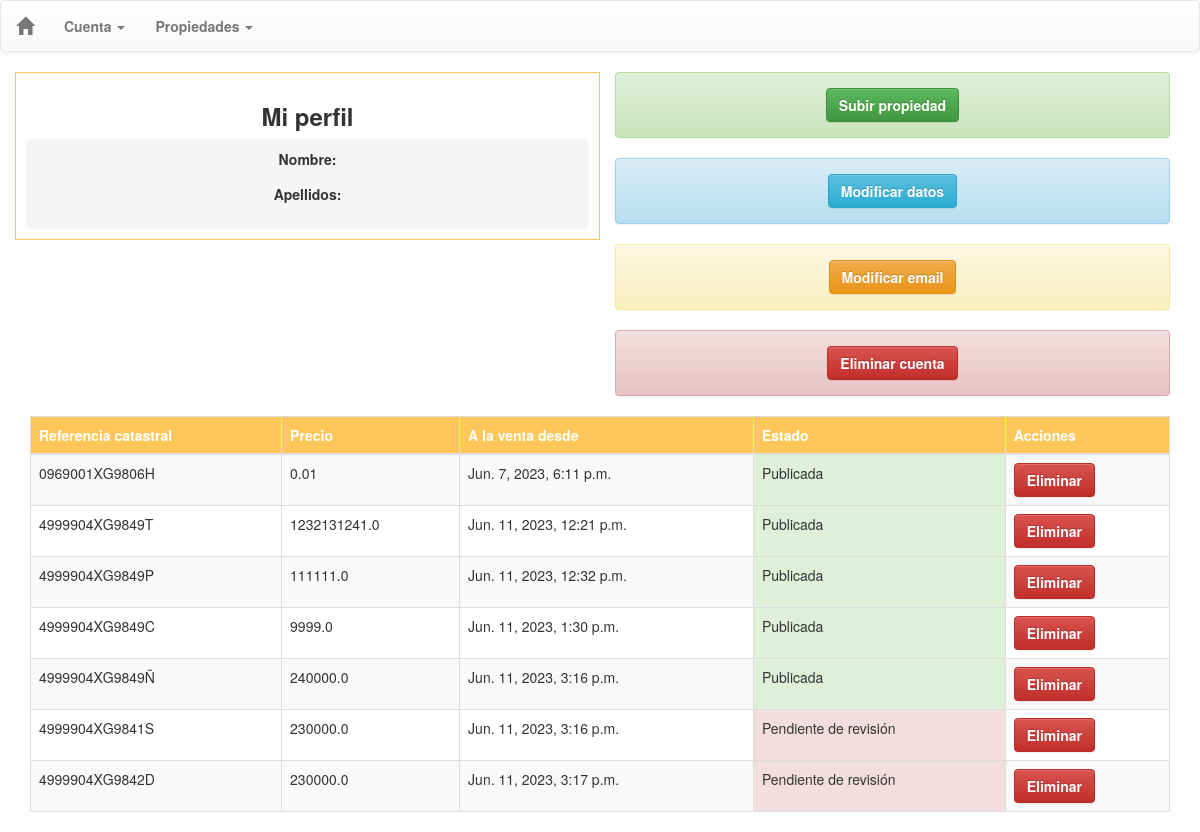
The page /user/profile/ (signed in) on the database as committed earlier.
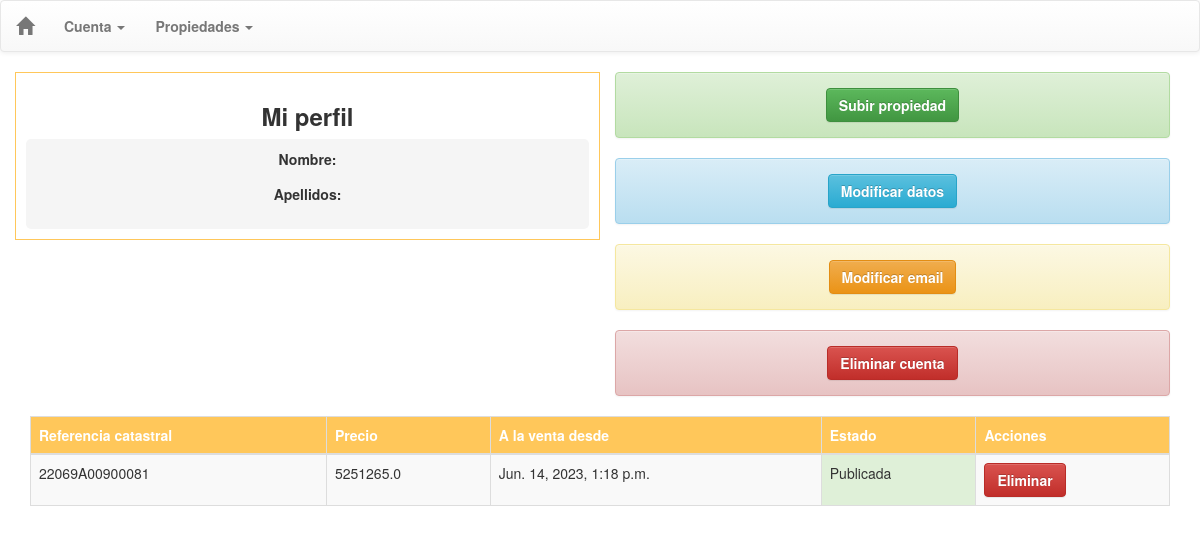
The same page on the database as committed later.
### App/models.py (models this page shows, shortened)
class Property(models.Model):
    catastral_reference = models.CharField(max_length=14, unique = True)
    latitude = models.CharField(max_length=20, default="-")
    longitude = models.CharField(max_length=20, default="-")
    provincie = models.CharField(max_length=30, default="Sin registrar")
    municipality = models.CharField(max_length=40, default="Sin declarar")
    address = models.CharField(max_length=200, default="Sin informacion")
    price = models.FloatField(blank = False, null = False)
    verified = models.BooleanField(default =  False)
    created_at = models.DateTimeField(default = now)
    user = models.ForeignKey(User, on_delete=models.CASCADE)
    class Meta:
        ordering = ["user","created_at"]
    def status_css_class(self):
        return 'success' if self.verified else 'danger'
    def status(self):
        return 'Publicada' if self.verified else 'Pendiente de revisión'

### App/views.py (the view)
# urls.py: url(r'^user/profile/$', views.UserProfile.as_view(), name = 'user_profile'),
@method_decorator(login_required, name = 'dispatch')
class UserProfile(View):
    def get(self, request):
        properties = Property.objects.filter(user = request.user.id)
        return render(request, 'user_profile.html', context = {'properties': properties})

### App/templatetags/template_helpers.py (called while the page is built)
@register.filter(name = 'active_class_for')
def active_class_for(request, url_name):
    if request.path == reverse(url_name):
        return "active"
    else:
        return ""

### App/templates/registration/user_profile.html
{% extends "base_generic.html" %}
{% block content %}
<body>
  <div class="container-fluid">
    <div class="row">
      <div class="col-sm-6 text-center data-box">
        <h1 class="profile-title">Mi perfil</h1>
        <div class="profile-info">
          <p><label><strong>Nombre:</strong> {{ user.first_name }}</label></p>
          <p><label><strong>Apellidos:</strong> {{ user.last_name }}</label></p>
        </div>
      </div>
      <div class="col-sm-6">
        <div class="text-center">
          <div class="alert alert-success col-12" role="alert">
            <a href="{% url 'property_create' %}" class="btn btn-success" style="font-weight: bold;">Subir propiedad</a>
          </div>
          <div class="alert alert-info col-12" role="alert">
            <a href="{% url 'user_update' user.pk %}" class="btn btn-info" style="font-weight: bold;">Modificar datos</a>
          </div>
          <div class="alert alert-warning col-12" role="alert">
            <a href="{% url 'email_update_request' %}" class="btn btn-warning" style="font-weight: bold;">Modificar email</a>
          </div>
          <div class="alert alert-danger col-12" role="alert">
            <a href="{% url 'user_delete' user.pk %}" class="btn btn-danger" style="font-weight: bold;">Eliminar cuenta</a>
          </div>
        </div>
      </div>
    </div>
    {% if properties %}
      <div class="col-12">
        <div class="table-responsive">
          <table class="table table-striped table-bordered">
            <thead class="thead-dark">
              <tr>
                <th style="font-weight: bold;">Referencia catastral</th>
                <th style="font-weight: bold;">Precio</th>
                <th style="font-weight: bold;">A la venta desde</th>
                <th style="font-weight: bold;">Estado</th>
                <th style="font-weight: bold;">Acciones</th>
              </tr>
            </thead>
            <tbody>
              {% for property in properties %}
              <tr>
                <td>{{ property.catastral_reference }}</td>
                <td>{{ property.price }}</td>
                <td>{{ property.created_at }}</td>
                <td class="{{ property.status_css_class }}">
                  {{ property.status }}
                </td>
                <td><a href="{% url 'property_delete' property.pk %}" class="btn btn-danger" style="font-weight: bold;">Eliminar</a></td>
              </tr>
              {% endfor %}
            </tbody>
          </table>
        </div>
    {% else %}
      <p class="text-danger text-center" style="font-weight: bold;"><b><span class="bg-danger">No subiste ninguna propiedad.</span></b></p>
    {% endif %}
  </div>
</body>
{% endblock %}

### App/templates/base_generic.html (shortened to what this page needs)
<!DOCTYPE html>
<html lang="es">
  <head>
    <link rel="stylesheet" href="https://maxcdn.bootstrapcdn.com/bootstrap/3.3.7/css/bootstrap.min.css">
    <link rel="stylesheet" href="https://maxcdn.bootstrapcdn.com/bootstrap/3.3.7/css/bootstrap-theme.min.css">
    <link rel="stylesheet" href="https://unpkg.com/leaflet@1.9.2/dist/leaflet.css"/>
    <link rel="stylesheet" href="https://unpkg.com/leaflet-control-geocoder/dist/Control.Geocoder.css" />
    {% load static %}
    <link rel="stylesheet" href="{% static 'css/styles.css' %}">
  </head>
  <body>
    {% load template_helpers %}
    <nav class="navbar navbar-default">
      <div class="container-fluid">
        <div class="navbar-header">
          <a class="navbar-brand" href="{% url 'index' %}"><span class="glyphicon glyphicon-home" aria-hidden="true"></span></a>
        </div>
        <div class="collapse navbar-collapse" id="bs-example-navbar-collapse-1">
          <ul class="nav navbar-nav navbar-center">
            <li class="dropdown">
              <a href="#" class="dropdown-toggle" data-toggle="dropdown" role="button" aria-haspopup="true" aria-expanded="false" style="font-weight: bold;">Cuenta <span class="caret"></span></a>
            </li>
            {% if user.is_authenticated %}
              {% if user.is_superuser %}
                <li class="dropdown">
                  <a href="#" class="dropdown-toggle" data-toggle="dropdown" role="button" aria-haspopup="true" aria-expanded="false" style="font-weight: bold;">Propiedades <span class="caret"></span></a>
                </li>
              {% endif %}
            {% endif %}
          </ul>
        </div>
      </div>
    </nav>
    <div class="container-fluid">
      <div class="row">
        <div class="col-sm-12 ">
        {% block content %}
        {% endblock %}
        </div>
      </div>
    </div>
  </body>
</html>

### App/static/css/styles.css (style rules this page uses)
.container-fluid { max-width: 1600px; }
.data-box { border: 1px solid #ffc75a; padding: 10px; margin-bottom: 10px; }
.table thead th { background-color: #ffc75a; color: #fff; }
.profile-title { font-weight: bold; color: #333; font-size: 24px; margin-bottom: 10px; }
.profile-info { background-color: #f5f5f5; border-radius: 5px; padding: 10px; }

Rows that differ between the two databases and show on the page:
removed Property: catastral_reference "0969001XG9806H", price "0.01", created_at "Jun. 7, 2023, 6:11 p.m.", status "Publicada"
removed Property: catastral_reference "4999904XG9849T", price "1232131241.0", created_at "Jun. 11, 2023, 12:21 p.m.", status "Publicada"
removed Property: catastral_reference "4999904XG9849P", price "111111.0", created_at "Jun. 11, 2023, 12:32 p.m.", status "Publicada"
removed Property: catastral_reference "4999904XG9849C", price "9999.0", created_at "Jun. 11, 2023, 1:30 p.m.", status "Publicada"
removed Property: catastral_reference "4999904XG9849Ñ", price "240000.0", created_at "Jun. 11, 2023, 3:16 p.m.", status "Publicada"
removed Property: catastral_reference "4999904XG9841S", price "230000.0", created_at "Jun. 11, 2023, 3:16 p.m.", status "Pendiente de revisión"
removed Property: catastral_reference "4999904XG9842D", price "230000.0", created_at "Jun. 11, 2023, 3:17 p.m.", status "Pendiente de revisión"
added Property: catastral_reference "22069A00900081", price "5251265.0", created_at "Jun. 14, 2023, 1:18 p.m.", status "Publicada"
